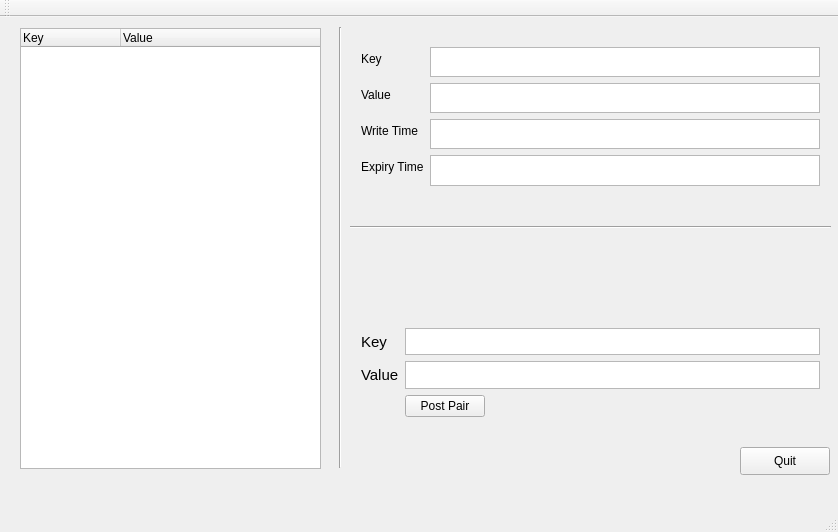
<?xml version="1.0" encoding="UTF-8"?>
<ui version="4.0">
 <class>MainWindow</class>
 <widget class="QMainWindow" name="MainWindow">
  <property name="geometry">
   <rect>
    <x>0</x>
    <y>0</y>
    <width>838</width>
    <height>532</height>
   </rect>
  </property>
  <property name="windowTitle">
   <string>PairViewMainWindow</string>
  </property>
  <widget class="QWidget" name="centralWidget">
   <widget class="QPushButton" name="pushButtonQuit">
    <property name="geometry">
     <rect>
      <x>740</x>
      <y>430</y>
      <width>90</width>
      <height>28</height>
     </rect>
    </property>
    <property name="text">
     <string>Quit</string>
    </property>
   </widget>
   <widget class="QTreeWidget" name="treeWidget">
    <property name="geometry">
     <rect>
      <x>20</x>
      <y>11</y>
      <width>301</width>
      <height>441</height>
     </rect>
    </property>
    <property name="indentation">
     <number>12</number>
    </property>
    <column>
     <property name="text">
      <string>Key</string>
     </property>
    </column>
    <column>
     <property name="text">
      <string>Value</string>
     </property>
    </column>
   </widget>
   <widget class="Line" name="line">
    <property name="geometry">
     <rect>
      <x>330</x>
      <y>10</y>
      <width>20</width>
      <height>441</height>
     </rect>
    </property>
    <property name="orientation">
     <enum>Qt::Vertical</enum>
    </property>
   </widget>
   <widget class="QWidget" name="formLayoutWidget">
    <property name="geometry">
     <rect>
      <x>350</x>
      <y>300</y>
      <width>481</width>
      <height>111</height>
     </rect>
    </property>
    <layout class="QFormLayout" name="postPairForm">
     <property name="fieldGrowthPolicy">
      <enum>QFormLayout::AllNonFixedFieldsGrow</enum>
     </property>
     <item row="1" column="0">
      <widget class="QLabel" name="postPairKeyLabel">
       <property name="font">
        <font>
         <pointsize>11</pointsize>
        </font>
       </property>
       <property name="text">
        <string>Key</string>
       </property>
      </widget>
     </item>
     <item row="1" column="1">
      <widget class="QTextEdit" name="postPairKey"/>
     </item>
     <item row="2" column="0">
      <widget class="QLabel" name="postPairValueLabel">
       <property name="font">
        <font>
         <pointsize>11</pointsize>
        </font>
       </property>
       <property name="text">
        <string>Value</string>
       </property>
      </widget>
     </item>
     <item row="2" column="1">
      <widget class="QTextEdit" name="postPairValue"/>
     </item>
     <item row="3" column="1">
      <widget class="QPushButton" name="postPairButton">
       <property name="sizePolicy">
        <sizepolicy hsizetype="Fixed" vsizetype="Fixed">
         <horstretch>0</horstretch>
         <verstretch>0</verstretch>
        </sizepolicy>
       </property>
       <property name="text">
        <string>Post Pair</string>
       </property>
      </widget>
     </item>
    </layout>
   </widget>
   <widget class="QWidget" name="formLayoutWidget_2">
    <property name="geometry">
     <rect>
      <x>350</x>
      <y>19</y>
      <width>481</width>
      <height>161</height>
     </rect>
    </property>
    <layout class="QFormLayout" name="displayLayout">
     <property name="fieldGrowthPolicy">
      <enum>QFormLayout::AllNonFixedFieldsGrow</enum>
     </property>
     <item row="0" column="0">
      <widget class="QLabel" name="keyDisplayLabel">
       <property name="text">
        <string>Key</string>
       </property>
      </widget>
     </item>
     <item row="1" column="0">
      <widget class="QLabel" name="valueDisplayLabel">
       <property name="text">
        <string>Value</string>
       </property>
      </widget>
     </item>
     <item row="2" column="0">
      <widget class="QLabel" name="writeTimeDisplayLabel">
       <property name="text">
        <string>Write Time</string>
       </property>
      </widget>
     </item>
     <item row="0" column="1">
      <widget class="QTextBrowser" name="keyDisplay"/>
     </item>
     <item row="1" column="1">
      <widget class="QTextBrowser" name="valueDisplay"/>
     </item>
     <item row="2" column="1">
      <widget class="QTextBrowser" name="writeTimeDisplay"/>
     </item>
     <item row="3" column="0">
      <widget class="QLabel" name="expiryTimeDisplayLabel">
       <property name="text">
        <string>Expiry Time</string>
       </property>
      </widget>
     </item>
     <item row="3" column="1">
      <widget class="QTextBrowser" name="expiryTimeDisplay"/>
     </item>
    </layout>
   </widget>
   <widget class="Line" name="line_2">
    <property name="geometry">
     <rect>
      <x>350</x>
      <y>200</y>
      <width>481</width>
      <height>20</height>
     </rect>
    </property>
    <property name="orientation">
     <enum>Qt::Horizontal</enum>
    </property>
   </widget>
  </widget>
  <widget class="QToolBar" name="mainToolBar">
   <attribute name="toolBarArea">
    <enum>TopToolBarArea</enum>
   </attribute>
   <attribute name="toolBarBreak">
    <bool>false</bool>
   </attribute>
  </widget>
  <widget class="QStatusBar" name="statusBar"/>
  <widget class="QMenuBar" name="menuBar">
   <property name="geometry">
    <rect>
     <x>0</x>
     <y>0</y>
     <width>838</width>
     <height>24</height>
    </rect>
   </property>
  </widget>
 </widget>
 <layoutdefault spacing="6" margin="11"/>
 <resources/>
 <connections/>
</ui>
